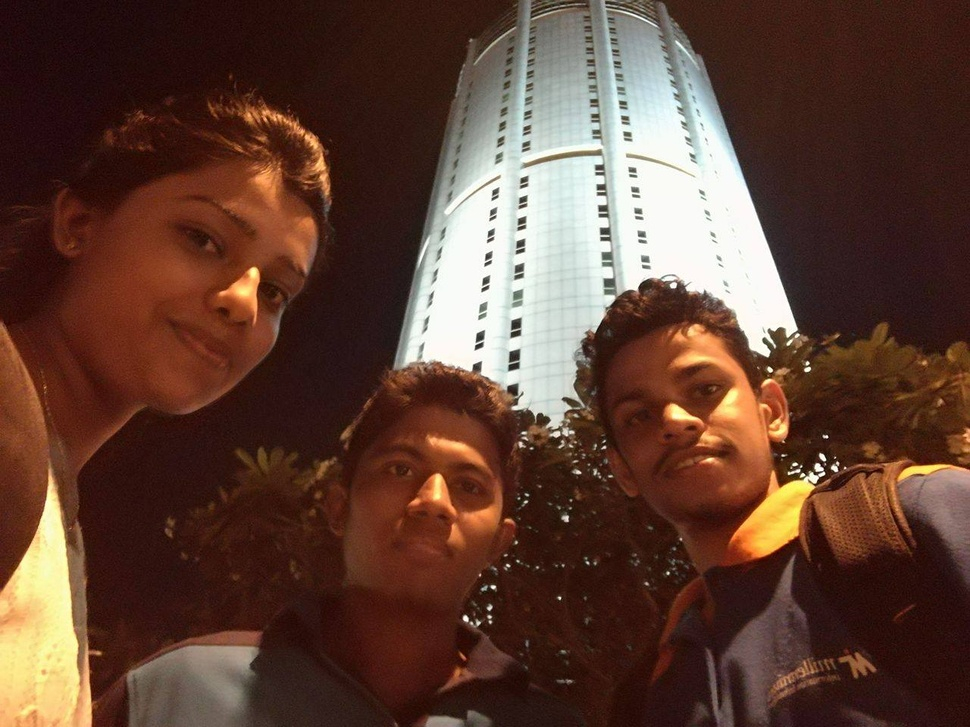
#> input picture OpenCV/img.jpg, 970 x 727 px, shrunk from 1280 x 960 before the run
$ python 4-thresholding.py
#> lines starting #> are read from the running program, lines starting #| are printed output that depends on the picture; after the words box and inside, x2 and y2 are one past the last pixel; in counts of white or black regions, pixels touching at a corner belong together
# http://docs.opencv.org/trunk/d7/d4d/tutorial_py_thresholding.html

import cv2
import numpy as np

img = cv2.imread("img.jpg", cv2.IMREAD_COLOR)
#> img is the input picture: shape (727, 970, 3); mean B, G, R 52.5, 64.9, 95.2

ret, threshold = cv2.threshold(img, 12, 255, cv2.THRESH_BINARY)
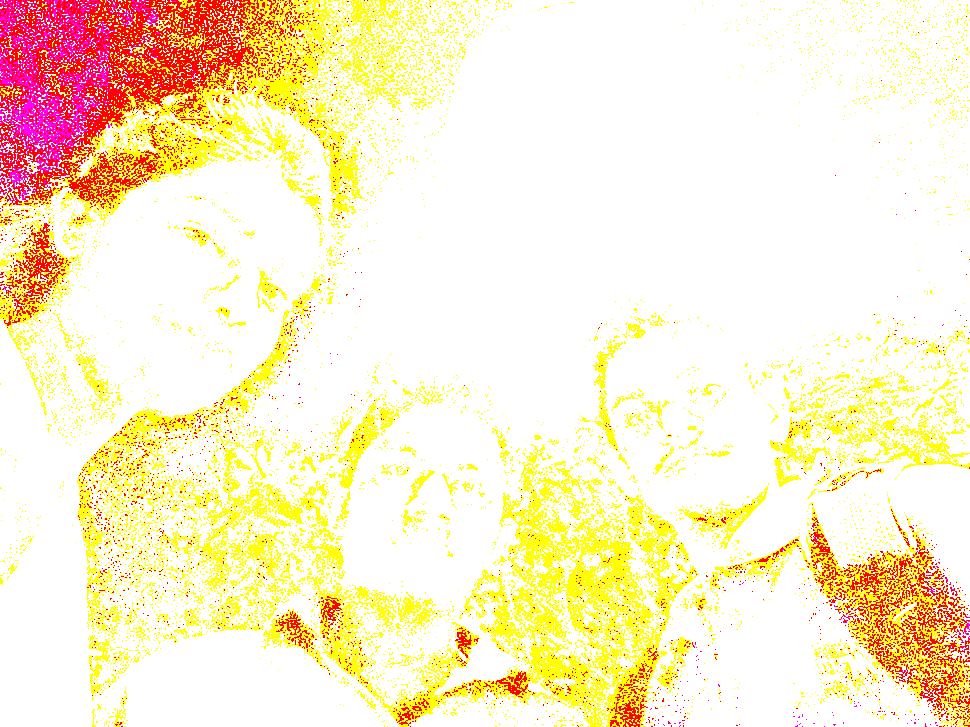
#> threshold: shape (727, 970, 3); mean B, G, R 204.3, 239.5, 255

grayscaled = cv2.cvtColor(img, cv2.COLOR_BGR2GRAY)
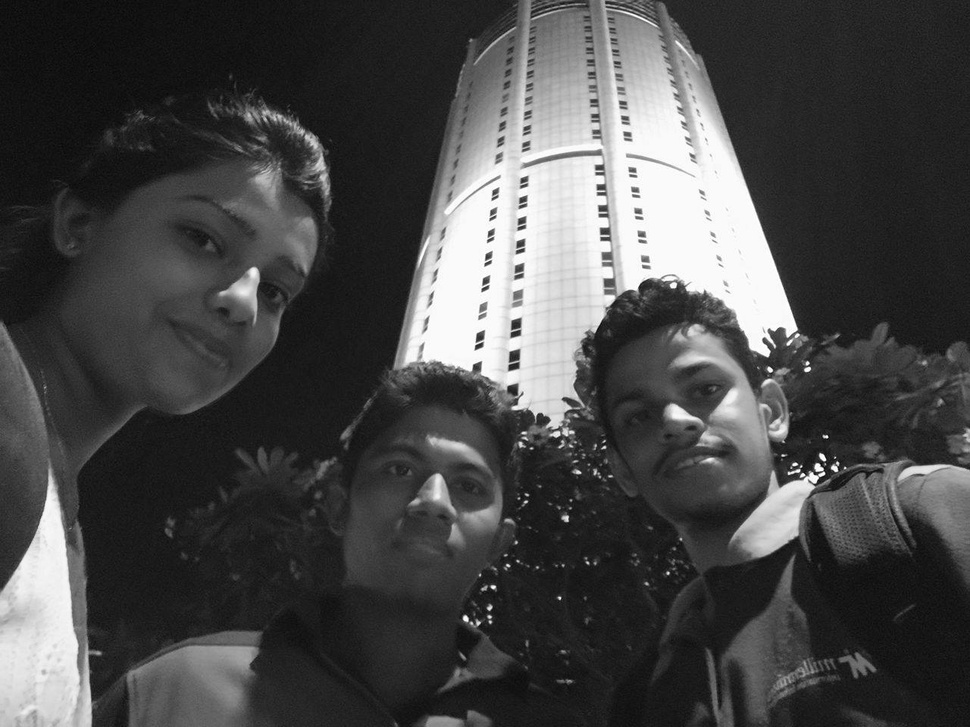
#> grayscaled: shape (727, 970); min 5, max 255, mean 72.6
ret, greythreshold = cv2.threshold(grayscaled, 100, 255, cv2.THRESH_BINARY)
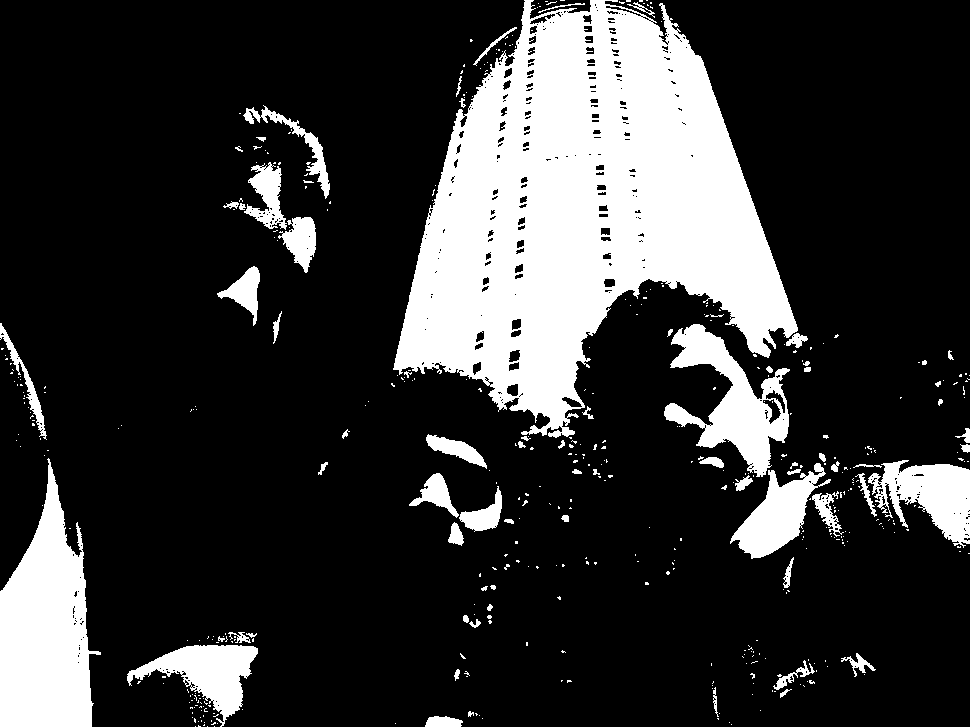
#> greythreshold: shape (727, 970); 21.1% white; 474 white regions (400 under 20 px), largest, box (x1, y1, x2, y2) and area: (393, 0, 798, 438) 96754, (0, 458, 101, 727) 16641, (664, 324, 790, 477) 7585

gaus = cv2.adaptiveThreshold(grayscaled, 255, cv2.ADAPTIVE_THRESH_GAUSSIAN_C, cv2.THRESH_BINARY, 115, 1)
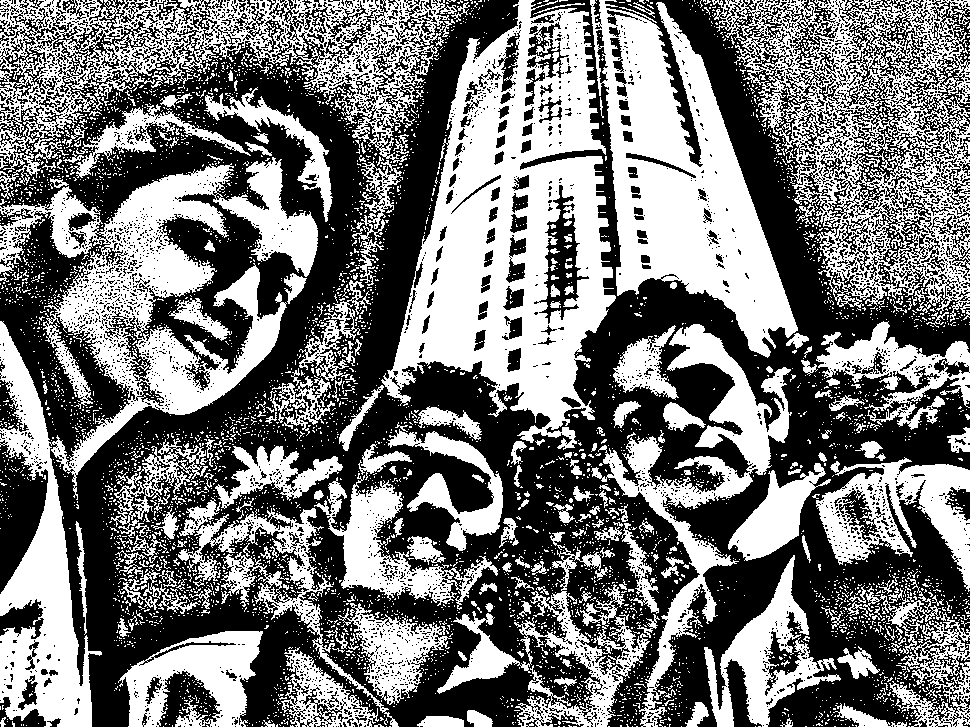
#> gaus: shape (727, 970); 46.9% white; 5228 white regions (4956 under 20 px), largest, box (x1, y1, x2, y2) and area: (381, 0, 616, 450) 50057, (0, 157, 318, 727) 49217, (590, 0, 798, 358) 33465

ret, otsu = cv2.threshold(grayscaled, 100, 255, cv2.THRESH_BINARY+cv2.THRESH_OTSU)
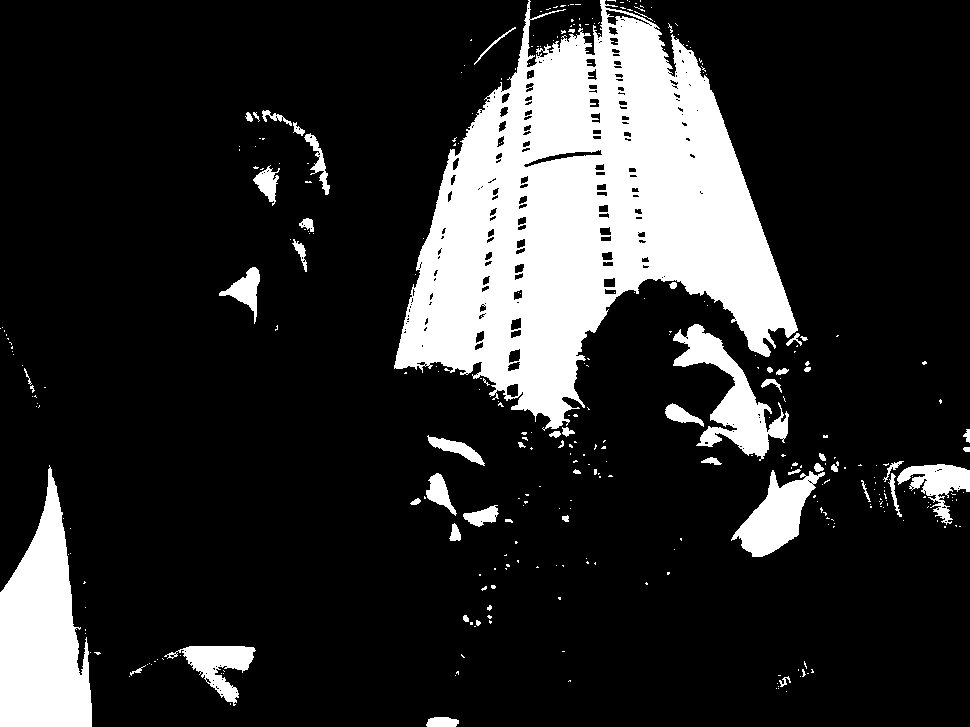
#> otsu: shape (727, 970); 17.6% white; 332 white regions (277 under 20 px), largest, box (x1, y1, x2, y2) and area: (394, 0, 798, 431) 88449, (0, 465, 92, 727) 14967, (673, 324, 789, 461) 5218
#> ret = 126

cv2.imshow('orig', img)
# cv2.imshow('thesh',threshold)
# cv2.imshow('grey',greythreshold)
cv2.imshow('gaus',gaus)
# cv2.imshow('otsu',otsu)


cv2.waitKey(0)
cv2.destroyAllWindows()

$ run again, with OpenCV/p1.jpg copied over OpenCV/img.jpg
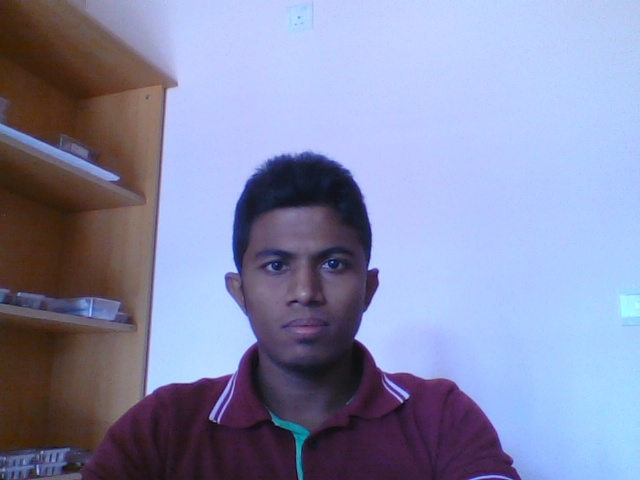
#> input picture OpenCV/p1.jpg, 640 x 480 px
#> img is the input picture: shape (480, 640, 3); mean B, G, R 172.1, 139.4, 134.8
#> `ret, greythreshold = cv2.threshold(grayscaled, 100, 255, cv2.THRESH_BI..`:
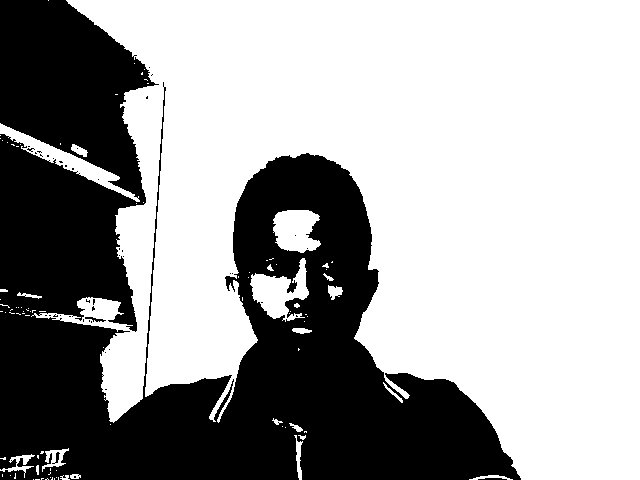
#> greythreshold: shape (480, 640); 62.9% white; 44 black regions (40 under 20 px), largest, box (x1, y1, x2, y2) and area: (0, 0, 521, 480) 113809, (85, 317, 106, 322) 48, (478, 478, 507, 480) 46, (52, 452, 60, 464) 34
#> gaus: shape (480, 640); 59.4% white; 3043 black regions (2741 under 20 px), largest, box (x1, y1, x2, y2) and area: (0, 0, 521, 480) 86631, (569, 263, 640, 361) 2715, (497, 315, 547, 411) 1198
#> `ret, otsu = cv2.threshold(grayscaled, 100, 255, cv2.THRESH_BINARY+cv2...`:
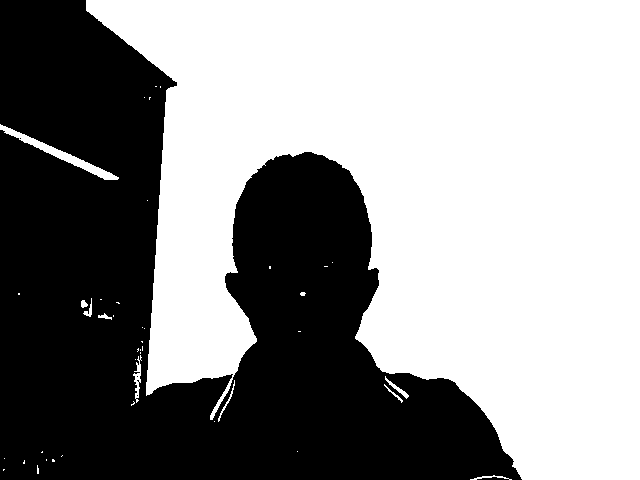
#> otsu: shape (480, 640); 56.8% white; 4 black regions (3 under 20 px), largest, box (x1, y1, x2, y2) and area: (0, 0, 522, 480) 132625
#> ret = 132

$ run again, with OpenCV/p2.jpg copied over OpenCV/img.jpg
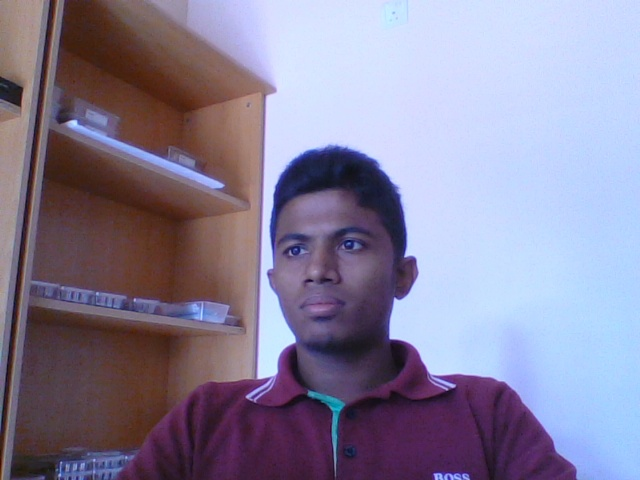
#> input picture OpenCV/p2.jpg, 640 x 480 px
#> img is the input picture: shape (480, 640, 3); mean B, G, R 155.2, 130, 136.5
#> `ret, greythreshold = cv2.threshold(grayscaled, 100, 255, cv2.THRESH_BI..`:
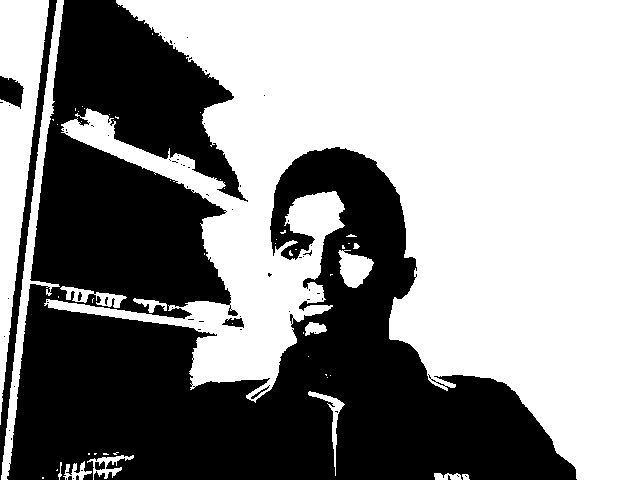
#> greythreshold: shape (480, 640); 57% white; 69 black regions (62 under 20 px), largest, box (x1, y1, x2, y2) and area: (7, 0, 577, 480) 127871, (0, 0, 57, 480) 3116, (0, 76, 24, 109) 532
#> gaus: shape (480, 640); 55.6% white; 2724 black regions (2479 under 20 px), largest, box (x1, y1, x2, y2) and area: (10, 0, 577, 480) 100671, (0, 0, 57, 476) 3413, (451, 138, 536, 224) 1792
#> `ret, otsu = cv2.threshold(grayscaled, 100, 255, cv2.THRESH_BINARY+cv2...`:
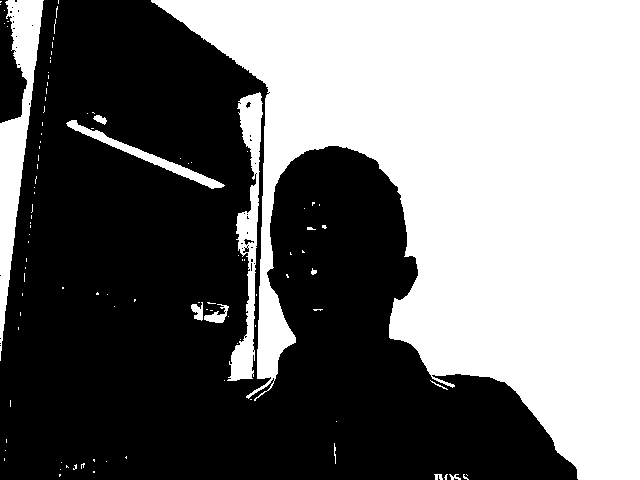
#> otsu: shape (480, 640); 46% white; 106 white regions (93 under 20 px), largest, box (x1, y1, x2, y2) and area: (151, 0, 640, 480) 129346, (0, 0, 44, 361) 5773, (227, 92, 263, 381) 3719
#> ret = 140
